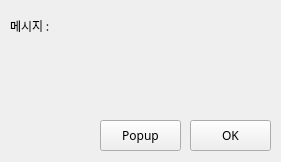
<?xml version="1.0" encoding="UTF-8"?>
<ui version="4.0">
 <class>Form</class>
 <widget class="QWidget" name="Form">
  <property name="geometry">
   <rect>
    <x>0</x>
    <y>0</y>
    <width>281</width>
    <height>162</height>
   </rect>
  </property>
  <property name="sizePolicy">
   <sizepolicy hsizetype="Fixed" vsizetype="Fixed">
    <horstretch>0</horstretch>
    <verstretch>0</verstretch>
   </sizepolicy>
  </property>
  <property name="minimumSize">
   <size>
    <width>281</width>
    <height>162</height>
   </size>
  </property>
  <property name="maximumSize">
   <size>
    <width>281</width>
    <height>162</height>
   </size>
  </property>
  <property name="font">
   <font>
    <family>나눔고딕</family>
   </font>
  </property>
  <property name="windowTitle">
   <string>메인앱</string>
  </property>
  <widget class="QLabel" name="lblMessage">
   <property name="geometry">
    <rect>
     <x>10</x>
     <y>10</y>
     <width>341</width>
     <height>31</height>
    </rect>
   </property>
   <property name="text">
    <string>메시지 : </string>
   </property>
  </widget>
  <widget class="QPushButton" name="btnOk">
   <property name="geometry">
    <rect>
     <x>190</x>
     <y>120</y>
     <width>81</width>
     <height>31</height>
    </rect>
   </property>
   <property name="sizePolicy">
    <sizepolicy hsizetype="Preferred" vsizetype="Preferred">
     <horstretch>0</horstretch>
     <verstretch>0</verstretch>
    </sizepolicy>
   </property>
   <property name="text">
    <string>OK</string>
   </property>
  </widget>
  <widget class="QPushButton" name="btnPOP">
   <property name="geometry">
    <rect>
     <x>100</x>
     <y>120</y>
     <width>81</width>
     <height>31</height>
    </rect>
   </property>
   <property name="sizePolicy">
    <sizepolicy hsizetype="Preferred" vsizetype="Preferred">
     <horstretch>0</horstretch>
     <verstretch>0</verstretch>
    </sizepolicy>
   </property>
   <property name="text">
    <string>Popup</string>
   </property>
  </widget>
 </widget>
 <resources/>
 <connections/>
</ui>
